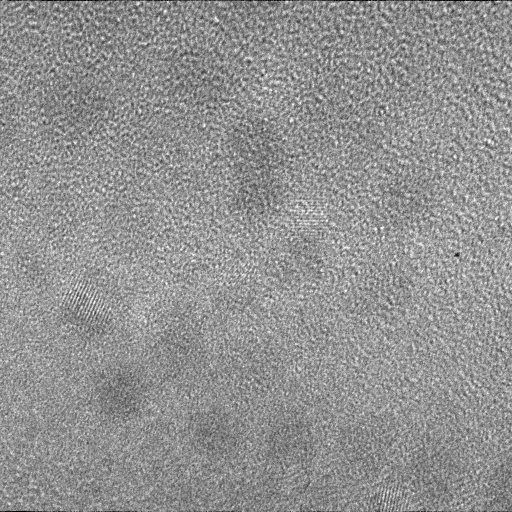
#> input picture 32.jpg, 1024 x 1024 px, given in place of clear.png, which was not available (shown at 1/2 size)
$ python crystal_detector.py   (older library calls are emulated)
#> lines starting #> are read from the running program, lines starting #| are printed output that depends on the picture; after the words box and inside, x2 and y2 are one past the last pixel; in counts of white or black regions, pixels touching at a corner belong together; pictures that were not available may be replaced by others from this repository, and a replacement may not be noted
### image_processor.py
from __future__ import annotations
import os
import cv2
import numpy as np
from matplotlib import pyplot as plt
from abc import ABC, abstractmethod

class Image(ABC): # Interface for Image
    @abstractmethod
    def set_title(self):
        raise NotImplementedError()

    @staticmethod
    def gray2rgb(image: np.ndarray) -> np.ndarray:
        rgb_image = cv2.cvtColor(image.astype(np.float32), cv2.COLOR_GRAY2RGB)
        #rgb_image = cv2.cvtColor(image.astype(np.uint8), cv2.COLOR_GRAY2RGB)
        return rgb_image

    @staticmethod
    def rgb2gray(image: np.ndarray) -> np.ndarray:
        gray_image = cv2.cvtColor(image.astype(np.float32), cv2.COLOR_RGB2GRAY)
        #gray_image = cv2.cvtColor(image.astype(np.uint8), cv2.COLOR_RGB2GRAY)
        return gray_image

    # [10 lines left out: functions set_image, show_image, not called in this run]

    @staticmethod
    def save_image(title: str, image: np.ndarray, dir='image', fig_mode=False):
        name = title.lower().replace(' ', '_')
        path = os.path.join(dir, f'{name}.jpg')
        if fig_mode:
            fig, ax = plt.subplots()
            Image.set_image(ax, title, image)
            fig.savefig(path, dpi=600)
        elif len(image.shape) == 3:
            bgr_image = cv2.cvtColor(image, cv2.COLOR_RGB2BGR)
            cv2.imwrite(path, bgr_image)
        else:
            #image = np.clip(image * 255, 0, 255)
            cv2.imwrite(path, image.astype(np.float32))
            print("saved")

    # [22 lines left out: functions pixel_counter, calc_psnr, calc_ssim, not called in this run]

class ComposeImage(Image):
    # [5 lines left out: function __init__, not called in this run]

    def set_title(self, title: str) -> str:
        return "Composed " + title

    # [5 lines left out: function compose_image, not called in this run]


class Path2Image(Image):
    def __init__(self, title: str, path: str):
        self._title = self.set_title(title)
        self._rgb_image = self.path2rgb(path)
        self._gray_image = self.rgb2gray(self._rgb_image)

    def set_title(self, title: str) -> str:
        return "Original " + title

    @staticmethod
    def path2rgb(path: str) -> np.ndarray:
        bgr_image = cv2.imread(path)
        rgb_image = cv2.cvtColor(bgr_image, cv2.COLOR_BGR2RGB)
        #rgb_image = cv2.cvtColor(bgr_image.astype(np.uint8), cv2.COLOR_BGR2RGB)
        return rgb_image

class NewImage(Image):
    def __init__(self, title: str, image: np.ndarray):
        self._title = self.set_title(title)
        self._gray_image = image

    def set_title(self, title: str) -> str:
        return "new " + title

### spatial_filter.py
from __future__ import annotations
import cv2
import numpy as np
from image_processor import Image
from abc import ABC, abstractmethod

class SpatialFilter(Image, ABC):
    def __init__(self, image: Image, *args):
        self._title = self.set_title(image._title, *args)
        self._gray_image = self.apply_filter(image._gray_image.copy(), *args)
        self._rgb_image = self.gray2rgb(self._gray_image)

    @abstractmethod
    def apply_filter(self):
        raise NotImplementedError()

class AverageFilter(SpatialFilter):
    def __init__(self, image: Image, ksize: int = 3):
        super().__init__(image, ksize)

    def set_title(self, title: str, ksize: int, *args):
        return f"Average{ksize} " + title.replace("Original ", "")

    def apply_filter(self, gray_image: np.ndarray, ksize: int = 3):
        return cv2.blur(src=gray_image, ksize=(ksize,ksize))

class GaussianFilter(SpatialFilter):
    def __init__(self, image: Image, ksize: int = 3, sigmaX: int = 3):
        super().__init__(image, ksize, sigmaX)

    def set_title(self, title: str, ksize: int, *args):
        return f"Gaussian{ksize} " + title.replace("Original ", "")

    def apply_filter(self, gray_image: np.ndarray, ksize: int = 3, sigmaX: int = 3):
        return cv2.GaussianBlur(src=gray_image, ksize=(ksize,ksize), sigmaX=sigmaX)

class MedianFilter(SpatialFilter):
    def __init__(self, image: Image, ksize: int = 3):
        super().__init__(image, ksize)

    def set_title(self, title: str, ksize: int, *args):
        return f"Median{ksize} " + title.replace("Original ", "")

    def apply_filter(self, gray_image: np.ndarray, ksize: int = 3):
        return cv2.medianBlur(src=gray_image, ksize=ksize)

class BilateralFilter(SpatialFilter):
    def __init__(self, image: Image, ksize: int = 3, sigmaColor=100, sigmaSpace=100):
        super().__init__(image, ksize, sigmaColor, sigmaSpace)

    def set_title(self, title: str, ksize: int, *args):
        return f"Bilateral{ksize} " + title.replace("Original ", "")

    def apply_filter(self, gray_image: np.ndarray, ksize: int = 3, sigmaColor=50, sigmaSpace=50):
        return cv2.bilateralFilter(src=np.float32(gray_image), d=ksize, sigmaColor=sigmaColor, sigmaSpace=sigmaSpace)

### frequency_filter.py
import cv2
import numpy as np
from image_processor import Image
from scipy.ndimage import maximum_filter

class FFT(Image):
    def __init__(self, image: Image, *args):
        self._title = self.set_title(image._title)
        self._shifted_fft = self.get_fft(image._gray_image.copy())
        self._fft_image = self.get_spectrum(self._shifted_fft)

    def set_title(self, title: str) -> str:
        return "FFT " + title.replace("Original ", "")

    def get_fft(self, gray_image: np.ndarray):
        return np.fft.fftshift(np.fft.fft2(gray_image))

    def get_spectrum(self, shifted_fft):
        shifted_fft[shifted_fft == 0] = np.finfo(float).eps
        return 20*np.log(np.abs(shifted_fft)).astype(np.float32)

class IFFT(Image):
    def __init__(self, image: FFT, *args):
        self._title = self.set_title(image._title)
        self._gray_image = self.get_ifft(image._masked_shifted_fft.copy())

    def set_title(self, title: str) -> str:
        return "IFFT " + title.replace("FFT", "")

    def get_ifft(self, shifted_fft):
        return np.abs(np.fft.ifft2(np.fft.fftshift(shifted_fft)))

class FrequencyFilter(FFT):
    def __init__(self, image: Image, *args):
        super().__init__(image, *args)
        self._mask = self.make_mask(self._fft_image, *args)
        self._masked_shifted_fft, self._masked_fft_image = self.apply_mask(self._shifted_fft, self._mask)

    # [4 lines left out: function make_mask, not called in this run]

    # [4 lines of commented-out code are left out]

    def apply_mask(self, shifted_fft, mask):
        masked_shifted_fft = np.multiply(shifted_fft, mask)
        masked_fft_image = self.get_spectrum(masked_shifted_fft)
        return masked_shifted_fft, masked_fft_image

class PeakMask(FrequencyFilter):
    def __init__(self, image: Image, *args):
        super().__init__(image)

    def set_title(self, title: str):
        return "Peakmask " + title.replace("Original ", "")

    # [6 lines left out: function make_mask, not called in this run]

class LowpassFilter(FrequencyFilter):
    def __init__(self, image: Image, inner_radius=90):
        super().__init__(image, inner_radius)

    def set_title(self, title: str):
        return "Lowpass " + title.replace("Original ", "")

    def make_mask(self, image, inner_radius):
        height, width = image.shape[0], image.shape[1]
        mask = np.zeros([height, width], dtype=np.uint8)
        cv2.circle(mask, center=(width//2, height//2), radius=inner_radius, color=1, thickness=-1)
        return mask

class HighpassFilter(FrequencyFilter):
    def __init__(self, fft_image: Image, outer_radius=80):
        super().__init__(fft_image, outer_radius)

    def set_title(self, title: str):
        return "Highpass " + title.replace("Original ", "")

    def make_mask(self, shifted_fft, outer_radius):
        height, width = shifted_fft.shape[0], shifted_fft.shape[1]
        mask = np.ones([height, width], dtype=np.uint8)
        cv2.circle(mask, center=(width//2, height//2), radius=outer_radius, color=0, thickness=-1)
        return mask

class BandpassFilter(FrequencyFilter):
    def __init__(self, fft_image: Image, outer_radius=150, inner_radius=50):
        super().__init__(fft_image, outer_radius, inner_radius)

    def set_title(self, title: str):
        return "Bandpass " + title.replace("Original ", "")

    # [6 lines left out: function make_mask, not called in this run]

class PeakFilter(FrequencyFilter):
    # [8 lines left out: function __init__, not called in this run]

    def set_title(self, title: str):
        return "Peak " + title.replace("Original ", "")

    # [33 lines left out: functions detect_peaks, peak2spot, not called in this run]

### edge_detector.py
import cv2
import numpy as np
from image_processor import Image

class CannyEdgeDetector(Image):
    def __init__(self, image: Image, min_val=100, max_val=400):
        self._title = self.set_title(image._title)
        self._gray_image = self.canny_edge(image._gray_image.copy(), min_val, max_val)

    def set_title(self, title: str):
        return "Canny " + title.replace("Original ", "")

    def canny_edge(self, gray_image: np.ndarray, min_val, max_val):
        return cv2.Canny(gray_image.astype(np.uint8), threshold1=min_val, threshold2=max_val, L2gradient=True)

class PrewittEdgeDetector(Image):
    def __init__(self, image: Image, ksize=3):
        self._title = self.set_title(image._title, ksize)
        self._gray_image = self.prewitt_edge(image._gray_image.copy(), ksize)

    def set_title(self, title: str, ksize: int):
        return f"Prewitt{ksize} " + title.replace("Original ", "")

    def make_kernel(self, ksize):
        if ksize == 3:
            kernel_x = np.array([[1,1,1],[0,0,0],[-1,-1,-1]])
            kernel_y = np.array([[-1,0,1],[-1,0,1],[-1,0,1]])
        elif ksize == 5:
            kernel_x = np.array([[2,2,2,2,2],[1,1,1,1,1],[0,0,0,0,0],[-1,-1,-1,-1,-1],[-2,-2,-2,-2,-2]])
            kernel_y = np.array([[-2,-1,0,1,2],[-2,-1,0,1,2],[-2,-1,0,1,2],[-2,-1,0,1,2],[-2,-1,0,1,2]])
        elif ksize == 7:
            kernel_x = np.array([[3,3,3,3,3,3,3],[2,2,2,2,2,2,2],[1,1,1,1,1,1,1],[0,0,0,0,0,0,0],[-1,-1,-1,-1,-1,-1,-1],[-2,-2,-2,-2,-2,-2,-2],[-3,-3,-3,-3,-3,-3,-3]])
            kernel_y = np.array([[-3,-2,-1,0,1,2,3],[-3,-2,-1,0,1,2,3],[-3,-2,-1,0,1,2,3],[-3,-2,-1,0,1,2,3],[-3,-2,-1,0,1,2,3],[-3,-2,-1,0,1,2,3],[-3,-2,-1,0,1,2,3]])
        else:
            print(f"ksize={ksize} dosen't support")

        return kernel_x, kernel_y

    def prewitt_edge(self, gray_image: np.ndarray, ksize: int):
        kernel_x, kernel_y = self.make_kernel(ksize)
        prewitt_x = cv2.filter2D(gray_image, -1, kernel_x)
        prewitt_y = cv2.filter2D(gray_image, -1, kernel_y)
        return np.sqrt(prewitt_x**2 + prewitt_y**2).astype(np.float32)

class SobelEdgeDetector(Image):
    def __init__(self, image: Image, dx=1, dy=1, ksize=3, amp=3):
        self._title = self.set_title(image._title, ksize)
        self._gray_image = self.sobel_edge(image._gray_image.copy(), dx, dy, ksize, amp)

    def set_title(self, title: str, ksize: int):
        return f"Sobel{ksize} " + title.replace("Original ", "")

    def sobel_edge(self, gray_image: np.ndarray, dx, dy, ksize, amp):
        return cv2.convertScaleAbs(cv2.Sobel(gray_image.astype(np.uint8), cv2.CV_8U, dx, dy, ksize=ksize)) * amp

class LaplacianEdgeDetector(Image):
    def __init__(self, image: Image, ksize=3, amp=3):
        self._title = self.set_title(image._title, ksize)
        self._gray_image = self.laplacian_edge(image._gray_image.copy(), ksize, amp)

    def set_title(self, title: str, ksize: int):
        return f"Laplacian{ksize} " + title.replace("Original ", "")

    def laplacian_edge(self, gray_image: np.ndarray, ksize, amp):
        return cv2.convertScaleAbs(cv2.Laplacian(gray_image.astype(np.uint8), cv2.CV_8U, ksize=ksize)) * amp

### line_detector.py
import math
import statistics
from decimal import ROUND_HALF_UP, Decimal
import cv2
import numpy as np
from pylsd import lsd
from image_processor import Image

#TODO: add Line Detect Abstract class and define draw line functions
class HoughTransform(Image):
    def __init__(self, image: Image):
        self._title = self.set_title(image._title)
        self._gray_image = self.detect_lines(image._gray_image.copy())

    def set_title(self, title: str):
        return "Hough " + title.replace("Original ", "")

    # [18 lines left out: function detect_lines, not called in this run]

class PHoughTransform(Image):
    def __init__(self, image: Image, threshold=200, minLineLength=50, maxLineGap=10):
        self._title = self.set_title(image._title)
        self._gray_image = self.detect_lines(image._gray_image.copy(), threshold, minLineLength, maxLineGap)

    def set_title(self, title: str):
        return "PHough " + title.replace("Original ", "")

    def detect_lines(self, gray_image: np.ndarray, threshold, minLineLength, maxLineGap):
        lines = cv2.HoughLinesP(gray_image.astype(np.uint8), 1, np.pi/180, threshold, minLineLength, maxLineGap)
        detected_image = gray_image.copy()
        if lines is not None:
            degs = []
            for line in lines:
                x1,y1,x2,y2 = line[0]
                rad = math.atan2(x2-x1, y2-y1)
                deg = rad*(180/np.pi)
                deg = int(Decimal(deg).quantize(Decimal('1E1'), rounding=ROUND_HALF_UP)) #10の位に丸める
                degs.append(deg)
            mode = statistics.mode(degs)
            for line in lines:
                x1,y1,x2,y2 = line[0]
                rad = math.atan2(x2-x1, y2-y1)
                deg = rad*(180/np.pi)
                deg = int(Decimal(deg).quantize(Decimal('1E1'), rounding=ROUND_HALF_UP))
                cv2.line(detected_image, (x1, y1), (x2, y2), (255, 0, 0), 3)
                if deg <= mode+5 and deg >= mode-5:
                    cv2.line(detected_image, (x1, y1), (x2, y2), (255, 0, 0), 3)
            return detected_image
        else:
            print("Can't draw pht lines")

class LineSegmentDetector(Image):
    def __init__(self, image: Image):
        self._title = self.set_title(image._title)
        self._gray_image = self.detect_lines(image._gray_image.copy())

    def set_title(self, title: str):
        return "LSD " + title.replace("Original ", "")

    # [30 lines left out: function detect_lines, not called in this run]

class FastLineDetector(Image): #ToDo
    # [38 lines left out: functions __init__, testFastLineDetector, not called in this run]

class DrawEdgeLine(Image):
    # [14 lines left out: functions __init__, draw_lines, not called in this run]


# [3 lines that do not run on import are left out]

### crystal_detector.py
from image_processor import Image, Path2Image, ComposeImage
from spatial_filter import AverageFilter, GaussianFilter, MedianFilter, BilateralFilter
from frequency_filter import FFT, IFFT, LowpassFilter, HighpassFilter, BandpassFilter, PeakFilter
from binarization import OtsuBinarization
from edge_detector import LaplacianEdgeDetector, CannyEdgeDetector, PrewittEdgeDetector, SobelEdgeDetector
from line_detector import HoughTransform, PHoughTransform, LineSegmentDetector
import cv2
import statistics

if __name__ == '__main__':
    title = "clear"
    path = "clear/clear.png"
    original = Path2Image(title, path)
#> in path2rgb, bgr_image is the input picture: shape (1024, 1024, 3); min 0, max 255, mean 145.8

    # Noise Filter
    ave3 = AverageFilter(original, ksize=3)
    ave5 = AverageFilter(original, ksize=5)
    med3 = MedianFilter(original, ksize=3)
    med5 = MedianFilter(original, ksize=5)
    gau3 = GaussianFilter(original, ksize=3)
    gau5 = GaussianFilter(original, ksize=5)
    bil3 = BilateralFilter(original, ksize=3)
    bil5 = BilateralFilter(original, ksize=5)
    fft = FFT(original)
    low = LowpassFilter(original, inner_radius=65)
#> in make_mask, `cv2.circle(mask, center=(width//2, height//2), radius=inner_radius, co..`:
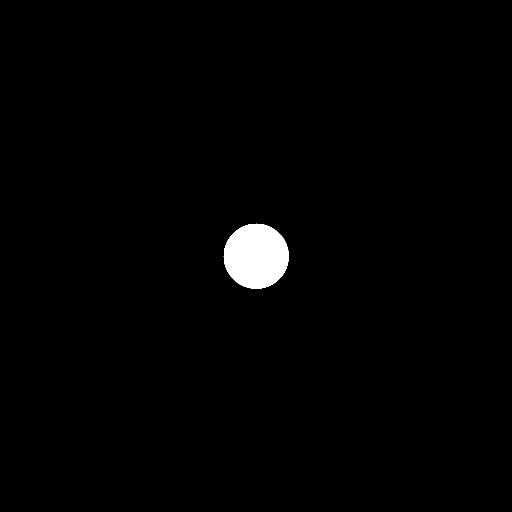
#> mask: shape (1024, 1024) (shown at 1/2 size); values 0 (black) and 1 (white), 1.3% white; 1 white region, box (x1, y1, x2, y2) and area: (447, 447, 578, 578) 13273
    low_ifft = IFFT(low)
    Image.save_image(ave3._title, ave3._gray_image, dir='clear/noise')
    Image.save_image(ave5._title, ave5._gray_image, dir='clear/noise')
    Image.save_image(med3._title, med3._gray_image, dir='clear/noise')
    Image.save_image(med5._title, med5._gray_image, dir='clear/noise')
    Image.save_image(gau3._title, gau3._gray_image, dir='clear/noise')
    Image.save_image(gau5._title, gau5._gray_image, dir='clear/noise')
    Image.save_image(bil3._title, bil3._gray_image, dir='clear/noise')
    Image.save_image(bil5._title, bil5._gray_image, dir='clear/noise')
    Image.save_image(fft._title, fft._fft_image, dir='clear/noise')
#> in save_image (call 9), `cv2.imwrite(path, image.astype(np.float32))`:
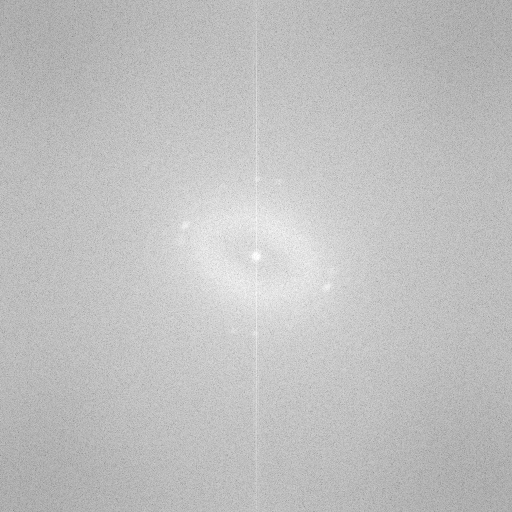
#> saved as fft_clear.jpg: shape (1024, 1024) (shown at 1/2 size); min 44, max 255, mean 191.5
    Image.save_image(low._title, low._fft_image, dir='clear/noise')
    Image.save_image(low_ifft._title, low_ifft._gray_image, dir='clear/noise')

    noises = [ave3, ave5, med3, med5, gau3, gau5, bil3, bil5, low_ifft]


    # canny
    can_ave3 = CannyEdgeDetector(ave3)
    can_ave5 = CannyEdgeDetector(ave5)
    can_med3 = CannyEdgeDetector(med3)
    can_med5 = CannyEdgeDetector(med5)
#> call 4 of canny_edge, with min_val = 100, max_val = 400
#> in canny_edge (call 4), `return cv2.Canny(gray_image.astype(np.uint8), threshold1=min_val, thre..`:
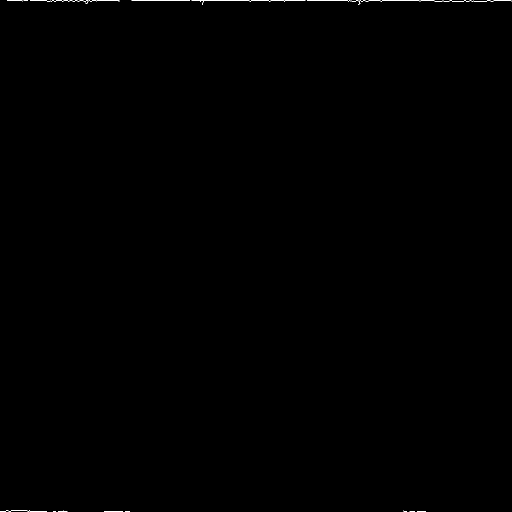
#> returned value: shape (1024, 1024) (shown at 1/2 size); 0.12% white in thin lines or dots
    can_gau3 = CannyEdgeDetector(gau3)
    can_gau5 = CannyEdgeDetector(gau5)
    can_bil3 = CannyEdgeDetector(bil3)
#> in canny_edge (call 7), `return cv2.Canny(gray_image.astype(np.uint8), threshold1=min_val, thre..`:
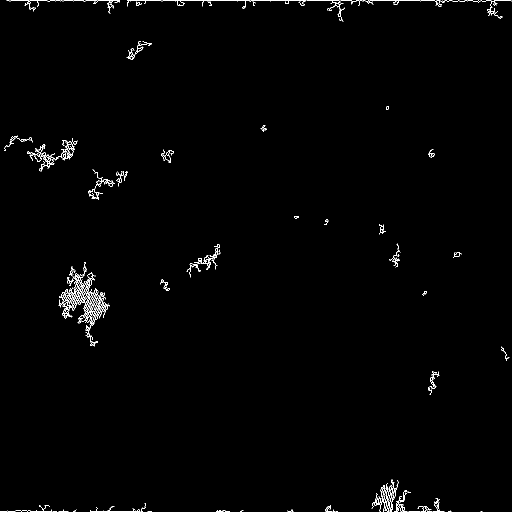
#> returned value: shape (1024, 1024) (shown at 1/2 size); 0.85% white in thin lines or dots
    can_bil5 = CannyEdgeDetector(bil5)
#> in canny_edge (call 8), `return cv2.Canny(gray_image.astype(np.uint8), threshold1=min_val, thre..`:
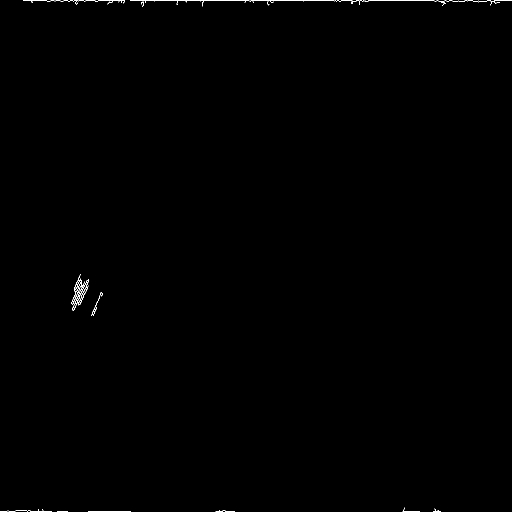
#> returned value: shape (1024, 1024) (shown at 1/2 size); 0.2% white in thin lines or dots
    can_low_ifft = CannyEdgeDetector(low_ifft)

    cans = [can_ave3,can_ave5,can_med3,can_med5,can_gau3,can_gau5,can_bil3,can_bil5,can_low_ifft]

    for i in cans:
        Image.save_image(i._title, i._gray_image, dir='clear/canny')

    # high
    high_ave3 = HighpassFilter(ave3, outer_radius=55)
#> in get_spectrum (call 4), `return 20*np.log(np.abs(shifted_fft)).astype(np.float32)`:
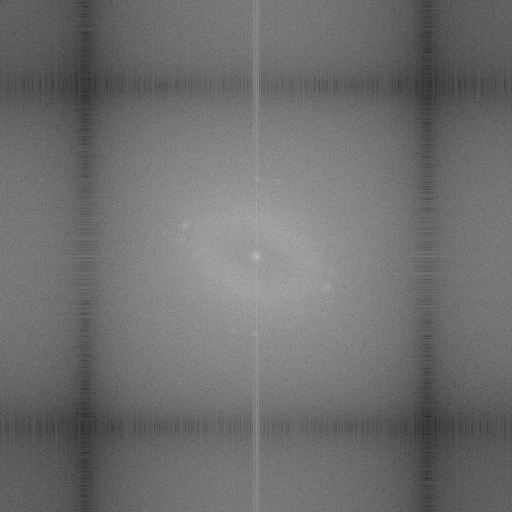
#> returned value: shape (1024, 1024) float32 (shown at 1/2 size); min -21.18, max 376.9, mean 151.2; drawn with min black and max white
#> in make_mask, `cv2.circle(mask, center=(width//2, height//2), radius=outer_radius, co..`:
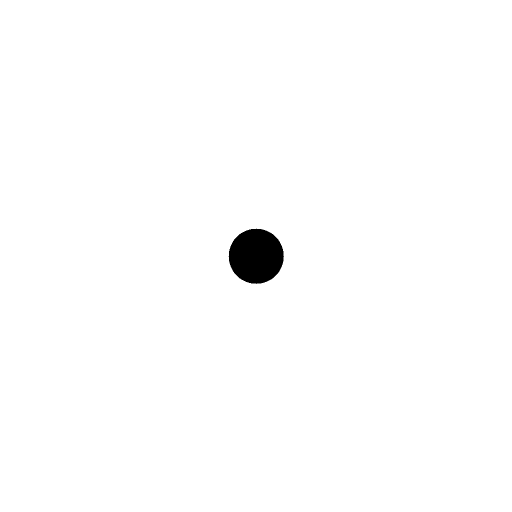
#> mask: shape (1024, 1024) (shown at 1/2 size); values 0 (black) and 1 (white), 99.1% white; 1 black region, box (x1, y1, x2, y2) and area: (457, 457, 568, 568) 9477
    high_ave3_ifft = IFFT(high_ave3)
#> (the rest of the program and of its run is left out)
